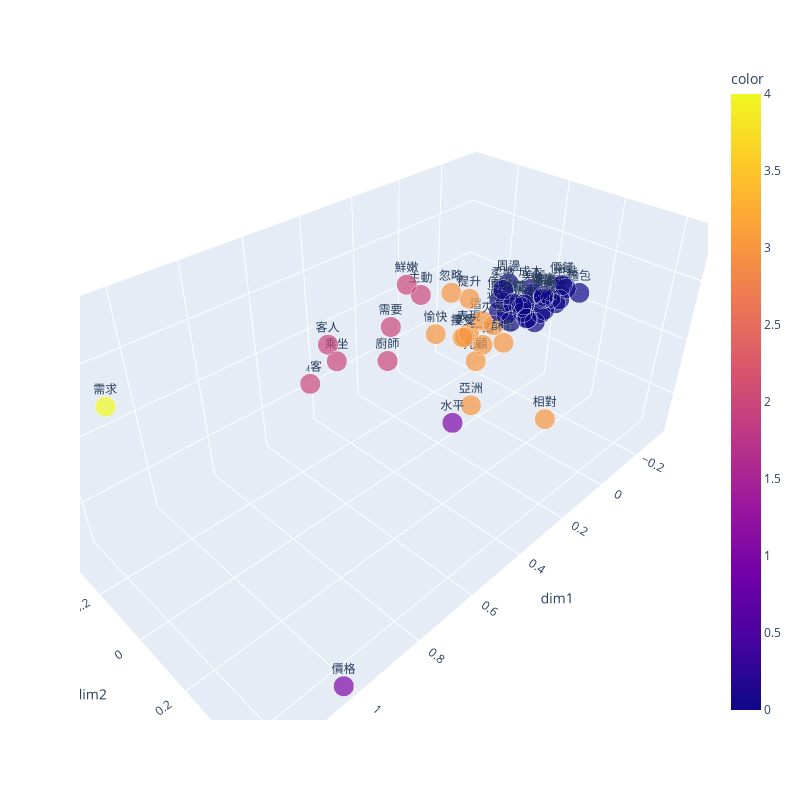

The notebook cell saved with this chart:
### Code cell
new_feat = reduceDim(feat,method='PCA',dim = 20)
d3_feat = reduceDim(feat,method='PCA',dim = 3)
word_df = pd.DataFrame({
    "word":sample_words,
    "color":cluster(new_feat,n=5),
    "dim1":d3_feat[:,0],
    "dim2":d3_feat[:,1], 
    "dim3":d3_feat[:,2], 

})
plotScatter3D(word_df)

### Figure 1 — Plotly figure (JSON) as saved in the notebook; plotly's stock layout.template omitted (floating-point values rounded to 4 significant figures)
{"data": [{"hovertemplate": "dim1=%{x}<br>dim2=%{y}<br>dim3=%{z}<br>size=%{marker.size}<br>word=%{text}<br>color=%{marker.color}<extra></extra>", "legendgroup": "", "marker": {"color": [0, 2, 3, 3, 3, 3, 0, 3, 0, 0, 0, 0, 0, 0, 0, 0, 0, 0, 0, 1, 4, 0, 3, 2, 0, 0, 0, 2, 0, 0, 3, 0, 2, 0, 3, 0, 3, 2, 2, 0, 1, 0, 3, 3, 0, 3, 2, 0, 0, 3], "coloraxis": "coloraxis", "size": [0.5, 0.5, 0.5, 0.5, 0.5, 0.5, 0.5, 0.5, 0.5, 0.5, 0.5, 0.5, 0.5, 0.5, 0.5, 0.5, 0.5, 0.5, 0.5, 0.5, 0.5, 0.5, 0.5, 0.5, 0.5, 0.5, 0.5, 0.5, 0.5, 0.5, 0.5, 0.5, 0.5, 0.5, 0.5, 0.5, 0.5, 0.5, 0.5, 0.5, 0.5, 0.5, 0.5, 0.5, 0.5, 0.5, 0.5, 0.5, 0.5, 0.5], "sizemode": "area", "sizeref": 0.00125, "symbol": "circle"}, "mode": "markers+text", "name": "", "scene": "scene", "showlegend": false, "text": ["柔嫩", "鮮嫩", "火車", "一道", "這一", "提升", "營養", "相對", "香嫩", "價錢", "地點", "不錯", "成本", "位置", "健康", "麵包", "牛肉", "改善", "時尚", "價格", "需求", "繽紛", "愉快", "需要", "周邊", "問題", "溫馨", "客人", "清淡", "日本菜_西餐", "享受", "海景", "乘坐", "速度", "亞洲", "港口", "光顧", "顧客", "廚師", "奶茶", "水平", "便捷", "酥脆", "接受", "高品質", "忽略", "主動", "美麗", "火車站", "表現"], "type": "scatter3d", "x": [-0.1091, 0.1651, -0.0233, -0.02367, -0.03107, 0.02325, -0.1584, -0.08175, -0.1195, -0.2758, -0.2946, -0.08232, -0.212, -0.2809, -0.2048, -0.3247, -0.136, -0.2203, -0.09434, 1.023, 1.231, -0.165, 0.07782, 0.2647, -0.1722, -0.2387, -0.1788, 0.4357, -0.1974, -0.1475, 0.0625, -0.1712, 0.3495, -0.07395, 0.05297, -0.0995, -0.0004474, 0.4276, 0.1904, -0.2585, 0.6353, -0.1285, 0.01361, 0.01998, -0.2253, 0.09767, 0.09747, -0.2063, -0.1905, -0.04173], "y": [-0.02459, -0.1832, 0.01456, -0.02421, -0.03941, -0.05189, 0.04138, 0.2066, -0.01912, 0.08342, 0.08701, 0.0381, 0.009125, 0.06356, 0.06442, 0.1199, 0.03302, 0.05226, 0.006417, 0.4578, 0.03282, 0.01952, -0.1369, -0.152, -0.05202, 0.07073, 0.05991, -0.2449, 0.07088, 0.03363, -0.03062, 0.03604, -0.3104, -0.00797, 0.005498, 0.0215, -0.02902, -0.355, -0.2429, 0.09029, 0.4157, -0.0502, 0.08407, -0.07288, 0.05971, -0.06255, -0.1873, 0.02625, 0.07063, -0.09758], "z": [0.07933, 0.1405, 0.001643, -0.08714, -0.007564, 0.08834, -0.01812, -0.2944, 0.03367, 0.07425, 0.0566, 0.06381, 0.05636, -0.001882, 0.05514, 0.04167, 0.02952, 0.0345, 0.009127, -0.3302, 0.3507, -0.006773, -0.05179, 0.04694, 0.06941, 0.03691, -0.0327, 0.0188, 0.05506, 0.03419, -0.02351, -0.02398, -0.11, 0.02335, -0.2733, -0.01353, -0.1414, -0.181, -0.1513, 0.03191, 0.1947, 0.02628, -0.01538, -0.06182, -0.005931, 0.133, 0.07801, 0.04999, 0.001273, -0.08313]}], "layout": {"coloraxis": {"colorbar": {"title": {"text": "color"}}, "colorscale": [[0, "#0d0887"], [0.1111, "#46039f"], [0.2222, "#7201a8"], [0.3333, "#9c179e"], [0.4444, "#bd3786"], [0.5556, "#d8576b"], [0.6667, "#ed7953"], [0.7778, "#fb9f3a"], [0.8889, "#fdca26"], [1, "#f0f921"]]}, "height": 800, "legend": {"itemsizing": "constant", "tracegroupgap": 0}, "margin": {"t": 60}, "scene": {"domain": {"x": [0, 1], "y": [0, 1]}, "xaxis": {"title": {"text": "dim1"}}, "yaxis": {"title": {"text": "dim2"}}, "zaxis": {"title": {"text": "dim3"}}}, "width": 800}}
